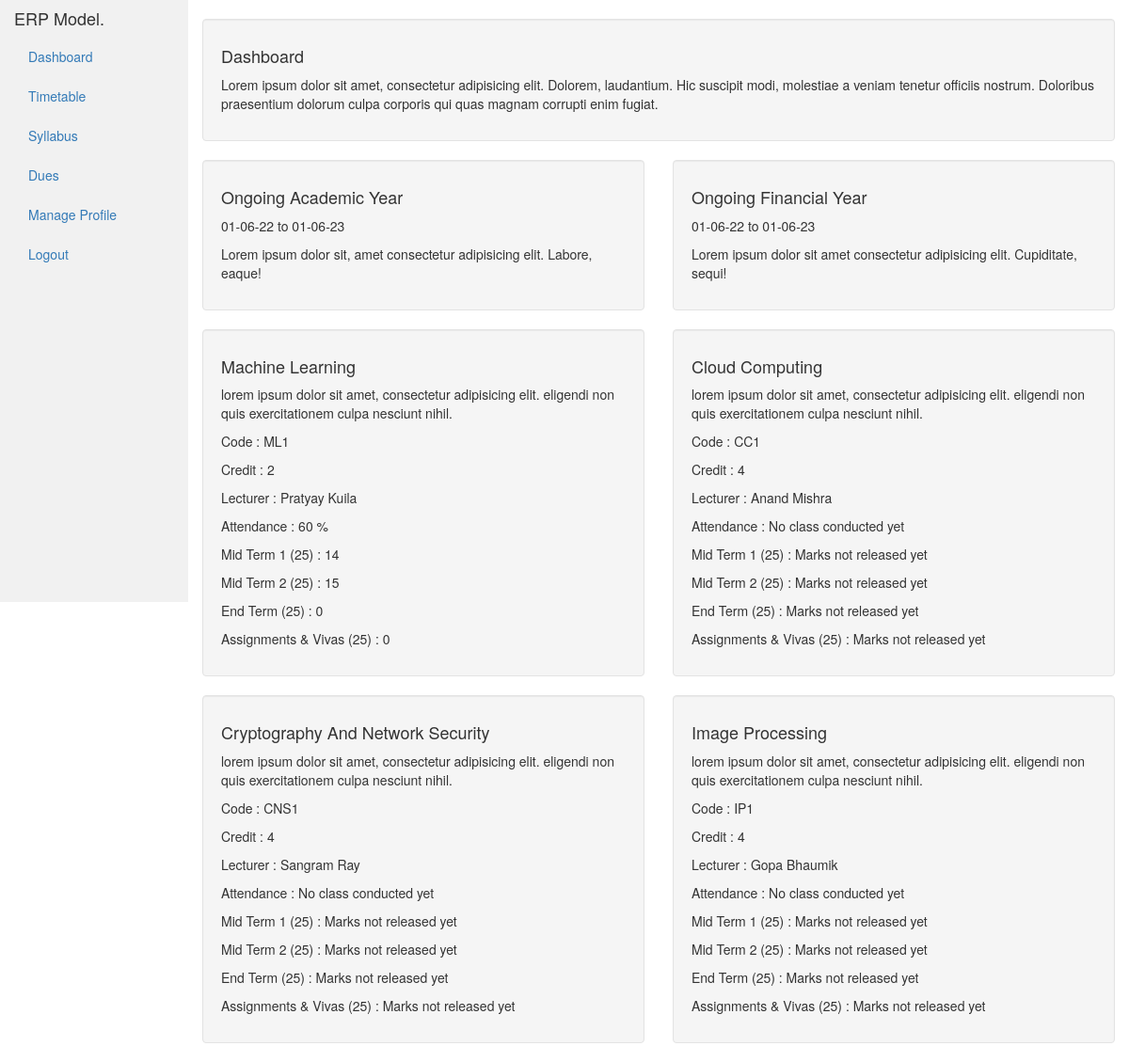
The page /student/dashboard.php (signed in) on the database its author committed.
### tables this page shows
CREATE TABLE `subjects` (
  `subject_id` int(11) NOT NULL,
  `title` varchar(255) NOT NULL,
  `descr` varchar(255) NOT NULL,
  `code` varchar(255) NOT NULL,
  `credit` int(1) NOT NULL,
  `teacher_id` int(11) NOT NULL,
  `created_on` date NOT NULL DEFAULT current_timestamp(),
  `active` int(1) NOT NULL DEFAULT 1
);

CREATE TABLE `teachers` (
  `teacher_id` int(11) NOT NULL,
  `name` varchar(255) NOT NULL,
  `email` varchar(255) NOT NULL,
  `password` varchar(255) NOT NULL,
  `designation` varchar(255) NOT NULL,
  `phone` varchar(255) NOT NULL,
  `gender` varchar(255) NOT NULL,
  `doj` date NOT NULL,
  `address` varchar(255) NOT NULL,
  `active` int(1) NOT NULL DEFAULT 1
);

CREATE TABLE `attendance` (
  `student_id` int(11) NOT NULL,
  `class_id` int(11) NOT NULL,
  `subject_id` int(11) NOT NULL,
  `present` int(11) NOT NULL,
  `absent` int(11) NOT NULL,
  `total` int(11) NOT NULL
);

CREATE TABLE `grades` (
  `student_id` int(11) NOT NULL,
  `class_id` int(11) NOT NULL,
  `subject_id` int(11) NOT NULL,
  `mid_term_1` int(11) NOT NULL,
  `mid_term_2` int(11) NOT NULL,
  `end_term` int(11) NOT NULL,
  `other` int(11) NOT NULL
);

### student/dashboard.php (the view, shortened to what this page needs)
<?php include("../config.php") ?>
<!DOCTYPE html>
<html lang="en">
<head>
    <link rel="stylesheet" href="https://maxcdn.bootstrapcdn.com/bootstrap/3.4.1/css/bootstrap.min.css">
</head>
<body>
    <div class="container-fluid">
        <div class="row content">
            <div class="col-sm-2 sidenav hidden-xs">
                <h4>ERP Model.</h4>
                <ul class='nav nav-pills nav-stacked'>
                    <li><a href='./dashboard.php'>Dashboard</a></li>
                    <li><a href='../timetable.php'>Timetable</a></li>
                    <li><a href='../syllabus.php'>Syllabus</a></li>
                    <li><a href='#!'>Dues</a></li>
                    <li><a href='../profile.php'>Manage Profile</a></li>
                    <li><a href='../logout.php'>Logout</a></li>
                </ul>
            </div>
            <br>
            <div class="col-sm-10">
                <div class="well">
                    <h4>Dashboard</h4>
                    <p>Lorem ipsum dolor sit amet, consectetur adipisicing elit. Dolorem, laudantium. Hic suscipit modi, molestiae a veniam tenetur officiis nostrum. Doloribus praesentium dolorum culpa corporis qui quas magnam corrupti enim fugiat.</p>
                </div>
                <div class="row">
                    <div class="col-sm-6">
                        <div class="well">
                            <h4>Ongoing Academic Year</h4>
                            <p>01-06-22 to 01-06-23</p>
                            <p>Lorem ipsum dolor sit, amet consectetur adipisicing elit. Labore, eaque!</p>
                        </div>
                    </div>
                    <div class="col-sm-6">
                        <div class="well">
                            <h4>Ongoing Financial Year</h4>
                            <p>01-06-22 to 01-06-23</p>
                            <p>Lorem ipsum dolor sit amet consectetur adipisicing elit. Cupiditate, sequi!</p>
                        </div>
                    </div>
                </div>
                <div class="row">
                    <?php
                    $email = $_SESSION["user_email"];
                    $student_query = "SELECT
                        students.student_id, students.class_id, classes.subject_ids
                        FROM students JOIN classes WHERE students.email = '$email' AND students.class_id = classes.class_id
                    ";
                    $response = mysqli_query($conn, $student_query) or die(mysqli_error($conn));
                    $student_details = mysqli_fetch_array($response, MYSQLI_ASSOC);
                    $class_id = $student_details["class_id"];
                    $student_id = $student_details["student_id"];
                    $subject_ids = json_decode($student_details["subject_ids"]);
                    for ($i = 0; $i < sizeof($subject_ids); $i++) {
                        $subject_id = $subject_ids[$i];
                        $subject_query = "SELECT subjects.title, subjects.descr, subjects.code, subjects.credit, teachers.name
                            FROM subjects JOIN teachers ON subjects.teacher_id = teachers.teacher_id
                            WHERE subjects.subject_id = $subject_id AND subjects.teacher_id = teachers.teacher_id
                        ";
                        $response = mysqli_query($conn, $subject_query) or die(mysqli_error($conn));
                        $subject_details = mysqli_fetch_array($response, MYSQLI_ASSOC);
                        $subject_title = ucwords($subject_details["title"]);
                        $subject_descr = $subject_details["descr"];
                        $subject_code = strtoupper($subject_details["code"]);
                        $subject_credit = $subject_details["credit"];
                        $teacher_name = ucwords($subject_details["name"]);
                        $attendance_query = "SELECT present, absent, total
                            FROM attendance
                            WHERE student_id = '$student_id' AND class_id = '$class_id' AND subject_id = '$subject_id'
                        ";
                        $response = mysqli_query($conn, $attendance_query) or die(mysqli_error($conn));
                        if (mysqli_num_rows($response) == 0) {
                            $attendance_percentage = "No class conducted yet";
                        } else {
                            $attendance_details = mysqli_fetch_array($response, MYSQLI_ASSOC);
                            $attendance_percentage = $attendance_details["total"] != 0 ? ($attendance_details["present"] / $attendance_details["total"]) * 100 . " % ": 0;
                        }
                        $grade_query = "SELECT mid_term_1, mid_term_2, end_term, other
                            FROM grades
                            WHERE student_id = '$student_id' AND class_id = '$class_id' AND subject_id = '$subject_id'
                        ";
                        $response = mysqli_query($conn, $grade_query) or die(mysqli_errno($conn));
                        if (mysqli_num_rows($response) == 0) {
                            $mid_term_1 = $mid_term_2 = $end_term = $other = "Marks not released yet";
                        } else {
                            $grade_details = mysqli_fetch_array($response, MYSQLI_ASSOC);
                            $mid_term_1 = $grade_details["mid_term_1"];
                            $mid_term_2 = $grade_details["mid_term_2"];
                            $end_term = $grade_details["end_term"];
                        }
                        echo "
                            <div class='col-sm-6'>
                                <div class='well'>
                                    <h4>$subject_title</h4>
                                    <p>$subject_descr</p>
                                    <p>Code : $subject_code</p>
                                    <p>Credit : $subject_credit</p>
                                    <p>Lecturer : $teacher_name</p>
                                    <p>Attendance : $attendance_percentage</p>
                                    <p>Mid Term 1 (25) : $mid_term_1</p>
                                    <p>Mid Term 2 (25) : $mid_term_2</p>
                                    <p>End Term (25) : $end_term</p>
                                    <p>Assignments & Vivas (25) : $end_term</p>
                                </div>
                            </div>
                        ";
                    }
                    ?>
                </div>
            </div>
        </div>
    </div>
</body>
</html>

### student/dashboard.php (style rules this page uses)
.row.content { height: 80vh; }
.sidenav { background-color: #f1f1f1; height: 100%; }

### rows shown on the page
subjects: title "Machine Learning", descr "lorem ipsum dolor sit amet, consectetur adipisicing elit. eligendi non quis exercitationem culpa nesciunt nihil.", code "ML1", credit "2", teacher.name "Pratyay Kuila", attendance.total+present "60 %", grades.mid_term_1 "14", grades.mid_term_2 "15", grades.end_term "0"
subjects: title "Cloud Computing", descr "lorem ipsum dolor sit amet, consectetur adipisicing elit. eligendi non quis exercitationem culpa nesciunt nihil.", code "CC1", credit "4", teacher.name "Anand Mishra", attendance_percentage "No class conducted yet", mid_term_1 "Marks not released yet", mid_term_2 "Marks not released yet", end_term "Marks not released yet"
subjects: title "Cryptography And Network Security", descr "lorem ipsum dolor sit amet, consectetur adipisicing elit. eligendi non quis exercitationem culpa nesciunt nihil.", code "CNS1", credit "4", teacher.name "Sangram Ray", attendance_percentage "No class conducted yet", mid_term_1 "Marks not released yet", mid_term_2 "Marks not released yet", end_term "Marks not released yet"
subjects: title "Image Processing", descr "lorem ipsum dolor sit amet, consectetur adipisicing elit. eligendi non quis exercitationem culpa nesciunt nihil.", code "IP1", credit "4", teacher.name "Gopa Bhaumik", attendance_percentage "No class conducted yet", mid_term_1 "Marks not released yet", mid_term_2 "Marks not released yet", end_term "Marks not released yet"
